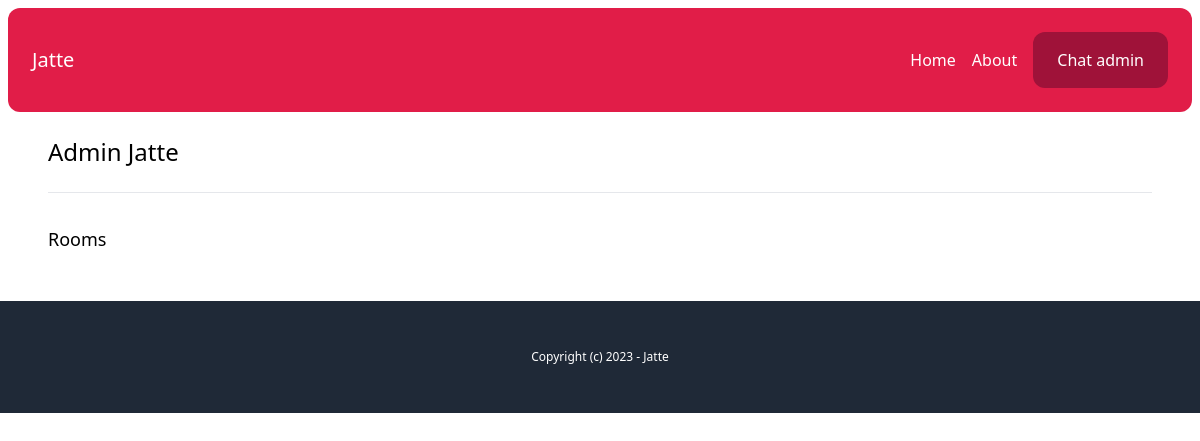
Before: /chat-admin/users/5e171cf7-1351-40b2-aab4-0b2584181f0c/ (signed in) with the older database file.
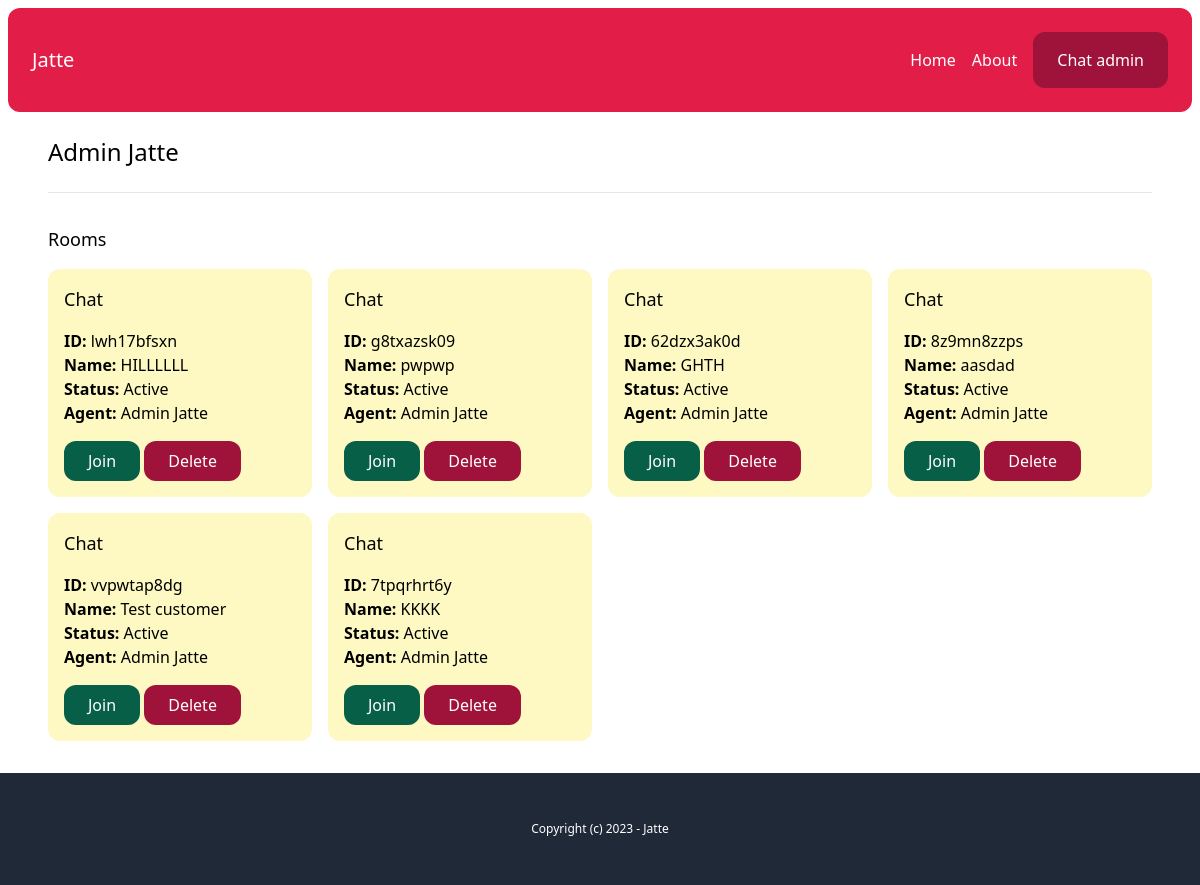
After: the same page with the newer database file.
### chat/models.py (models this page shows, shortened)
class Room(models.Model):
    WAITING = 'waiting'
    ACTIVE = 'active'
    CLOSED = 'closed'
    CHOICES_STATUS = (
        (WAITING, 'Waiting'),
        (ACTIVE, 'Active'),
        (CLOSED, 'Closed'),
    )
    uuid = models.CharField(max_length=255, unique=True) # comes from front
    client = models.CharField(max_length=255)
    agent = models.ForeignKey(User, related_name='rooms', blank=True, null=True, on_delete=models.SET_NULL)
    messages = models.ManyToManyField(Message, blank=True)
    url = models.CharField(max_length=255, blank=True, null=True)
    status = models.CharField(max_length=20, choices=CHOICES_STATUS, default=WAITING)
    created_at = models.DateTimeField(auto_now_add=True)
    class Meta:
        ordering = ('-created_at',)

### account/models.py (models this page shows)
class User(AbstractBaseUser, PermissionsMixin):
    AGENT = 'agent'
    MANAGER = 'manager'
    ROLES_CHOICES = (
        (AGENT, 'Agent'),
        (MANAGER, 'Manager'),
    )
    id = models.UUIDField(primary_key=True, default=uuid.uuid4, editable=False)
    email = models.EmailField(unique=True)
    name = models.CharField(max_length=255, blank=True, default='')
    role = models.CharField(max_length=20, choices=ROLES_CHOICES, default=AGENT)
    is_active = models.BooleanField(default=True)
    is_superuser = models.BooleanField(default=False)
    is_staff = models.BooleanField(default=False)
    date_joined = models.DateTimeField(default=timezone.now)
    last_login = models.DateTimeField(blank=True, null=True)
    objects = CustomUserManager()
    USERNAME_FIELD = 'email'
    EMAIL_FIELD = 'email'
    REQUIRED_FIELDS = ['name']

### chat/views.py (the view)
# urls.py: path('chat-admin/users/<uuid:uuid>/', views.user_detail, name='user_detail'),
@login_required
def user_detail(request, uuid):
    user = User.objects.get(pk=uuid)
    rooms = user.rooms.all()
    return render(request, 'chat/user_detail.html', {
        'user': user,
        'rooms': rooms
    })

### chat/templates/chat/user_detail.html
{% extends 'core/base.html' %}
{% block content %}
    <h1 class="text-2xl">{{ user.name }}</h1>
    <hr class="my-6">
    <div class="mt-8">
        <h2 class="mb-4 text-lg">Rooms</h2>
        {% include 'chat/partials/room_list.html' %}
    </div>
{% endblock %}

### chat/templates/chat/partials/room_list.html
<div class="grid grid-cols-4 gap-4">
    {% for room in rooms %}
        <div class="p-4 rounded-xl {% if room.status == 'waiting' %}bg-emerald-100{% elif room.status == 'active' %}bg-yellow-100{% else %}bg-gray-100{% endif %}">
            <h3 class="mb-4 text-lg">Chat</h3>
            <p>
                <b>ID: </b>{{ room.uuid }}<br>
                <b>Name: </b>{{ room.client }}<br>
                <b>Status: </b>{{ room.get_status_display }}<br>
                <b>Agent: </b>{% firstof room.agent.name 'None yet...'%}
            </p>
            <a href="{% url 'chat:room' room.uuid %}" class="mt-4 inline-block py-2 px-6 bg-emerald-800 text-white rounded-xl">Join</a>
            <a href="{% url 'chat:delete_room' room.uuid %}" class="mt-4 inline-block py-2 px-6 bg-rose-800 text-white rounded-xl">Delete</a>
        </div>
    {% endfor %}
</div>

Changed rows visible on the page:
added Room: uuid "lwh17bfsxn", client "HILLLLLL", status "Active", agent.name "Admin Jatte"
added Room: uuid "g8txazsk09", client "pwpwp", status "Active", agent.name "Admin Jatte"
added Room: uuid "62dzx3ak0d", client "GHTH", status "Active", agent.name "Admin Jatte"
added Room: uuid "8z9mn8zzps", client "aasdad", status "Active", agent.name "Admin Jatte"
added Room: uuid "vvpwtap8dg", client "Test customer", status "Active", agent.name "Admin Jatte"
added Room: uuid "7tpqrhrt6y", client "KKKK", status "Active", agent.name "Admin Jatte"
